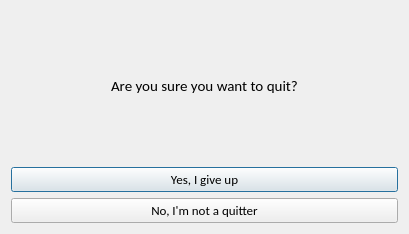
<?xml version="1.0" encoding="UTF-8"?>
<ui version="4.0">
 <class>Quit</class>
 <widget class="QDialog" name="Quit">
  <property name="geometry">
   <rect>
    <x>0</x>
    <y>0</y>
    <width>409</width>
    <height>234</height>
   </rect>
  </property>
  <property name="windowTitle">
   <string>Leave Game</string>
  </property>
  <layout class="QVBoxLayout" name="verticalLayout">
   <item>
    <widget class="QLabel" name="label">
     <property name="font">
      <font>
       <family>Calibri</family>
       <pointsize>11</pointsize>
      </font>
     </property>
     <property name="text">
      <string>Are you sure you want to quit?</string>
     </property>
     <property name="alignment">
      <set>Qt::AlignCenter</set>
     </property>
    </widget>
   </item>
   <item>
    <widget class="QPushButton" name="quit">
     <property name="font">
      <font>
       <family>Calibri</family>
       <pointsize>10</pointsize>
      </font>
     </property>
     <property name="text">
      <string>Yes, I give up</string>
     </property>
    </widget>
   </item>
   <item>
    <widget class="QPushButton" name="noquit">
     <property name="font">
      <font>
       <family>Calibri</family>
       <pointsize>10</pointsize>
      </font>
     </property>
     <property name="text">
      <string>No, I'm not a quitter</string>
     </property>
    </widget>
   </item>
  </layout>
 </widget>
 <resources/>
 <connections>
  <connection>
   <sender>quit</sender>
   <signal>clicked()</signal>
   <receiver>Quit</receiver>
   <slot>accept()</slot>
   <hints>
    <hint type="sourcelabel">
     <x>212</x>
     <y>171</y>
    </hint>
    <hint type="destinationlabel">
     <x>404</x>
     <y>148</y>
    </hint>
   </hints>
  </connection>
  <connection>
   <sender>noquit</sender>
   <signal>clicked()</signal>
   <receiver>Quit</receiver>
   <slot>reject()</slot>
   <hints>
    <hint type="sourcelabel">
     <x>314</x>
     <y>218</y>
    </hint>
    <hint type="destinationlabel">
     <x>403</x>
     <y>198</y>
    </hint>
   </hints>
  </connection>
 </connections>
</ui>
